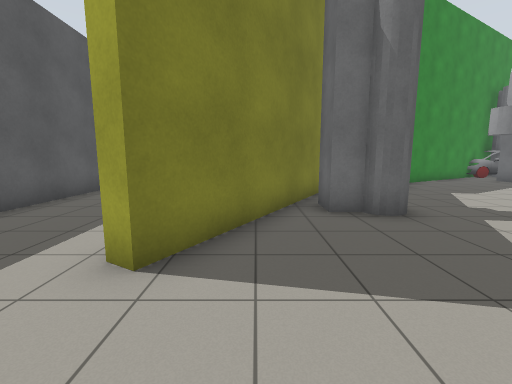
[1] (above)

20 first-person views from a walk through a world built for the Gazebo simulator. The camera is 1.2 m above the floor, tilts 8° down and sees 90° across. The floor is counted in squares, 1 m on a side. Each view is taken from the middle of a square. On the plan, view 1 faces up. The plan holds only what a view shows up to about 12 squares ahead; the rest is blank.

[2]
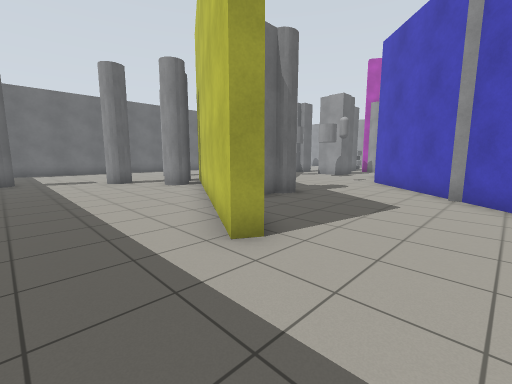

[3]
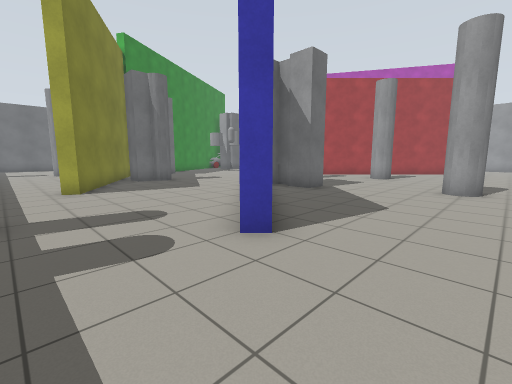

[4]
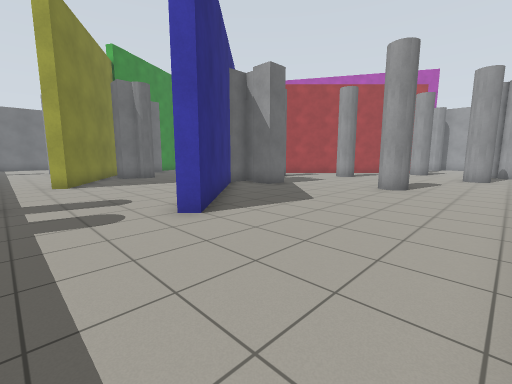

[5]
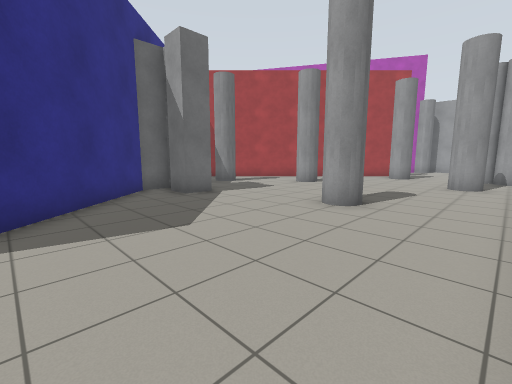

[6]
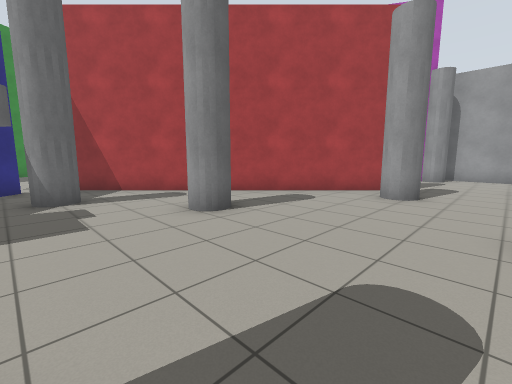

[7]
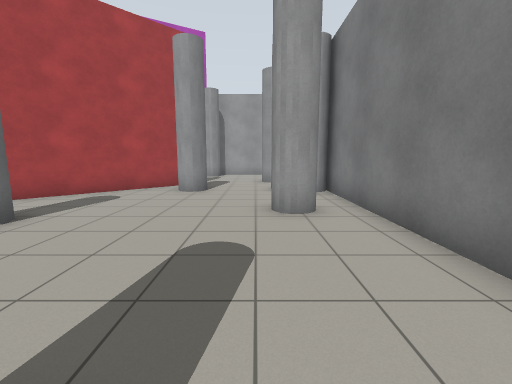

[8]
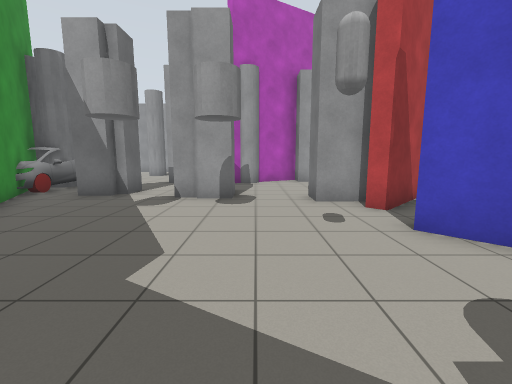

[9]
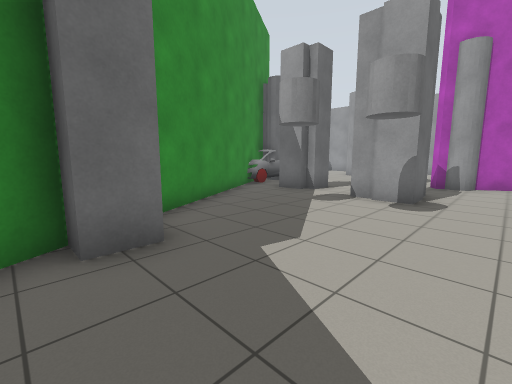

[10]
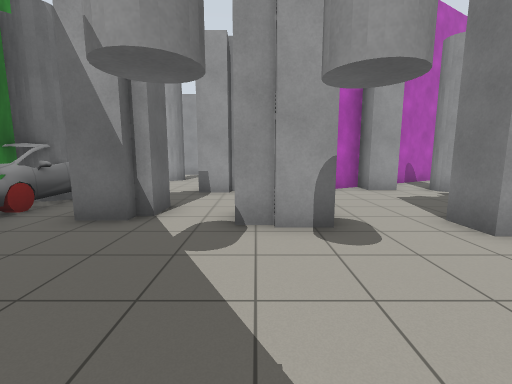

[11]
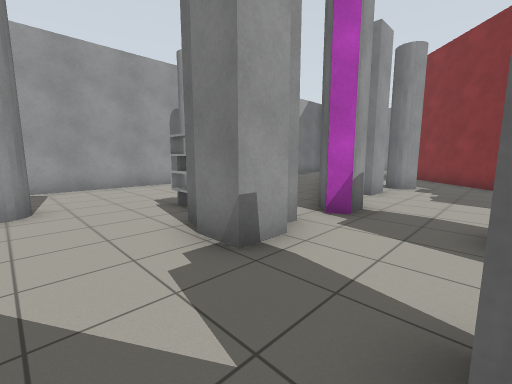

[12]
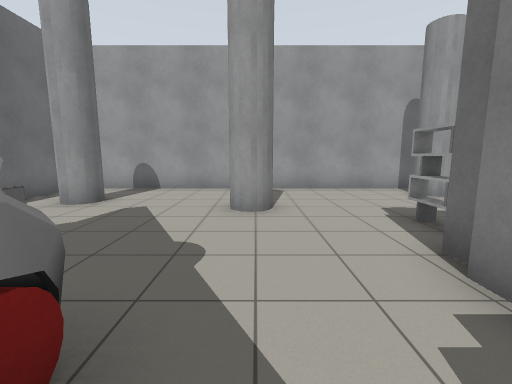

[13]
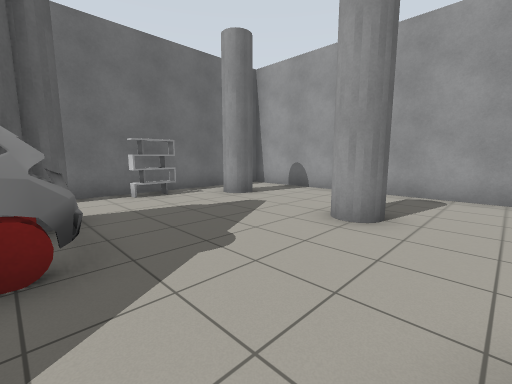

[14]
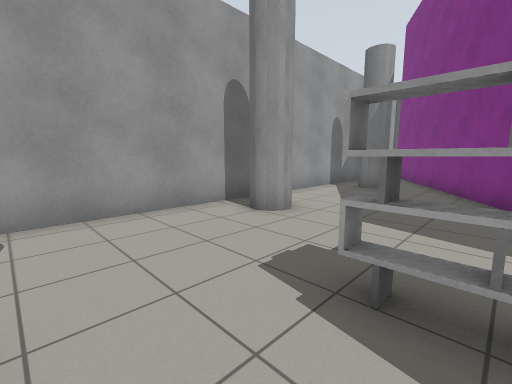

[15]
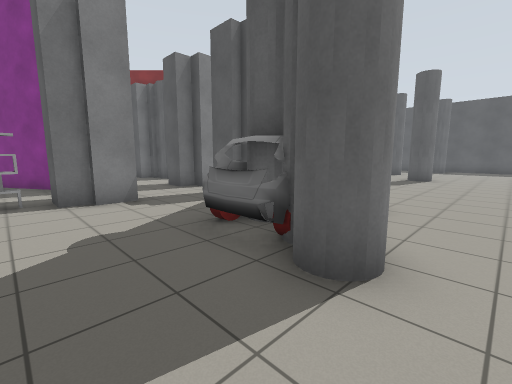

[16]
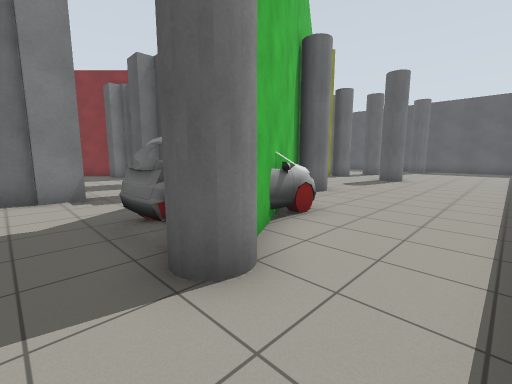

[17]
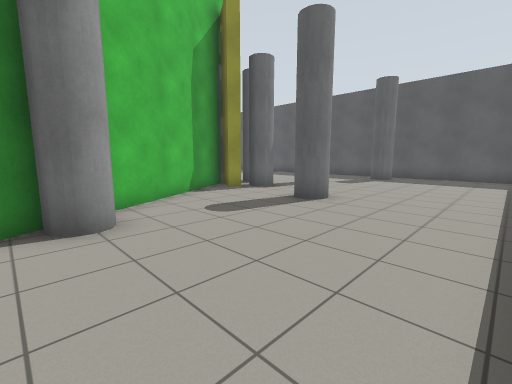

[18]
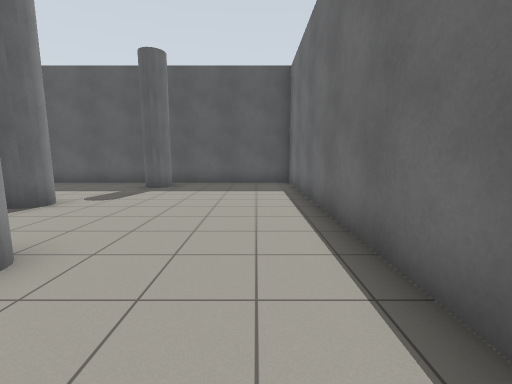

[19]
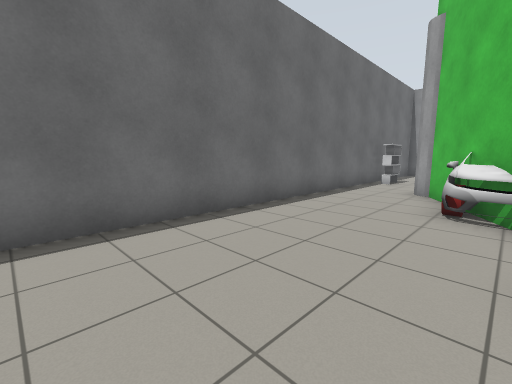

[20]
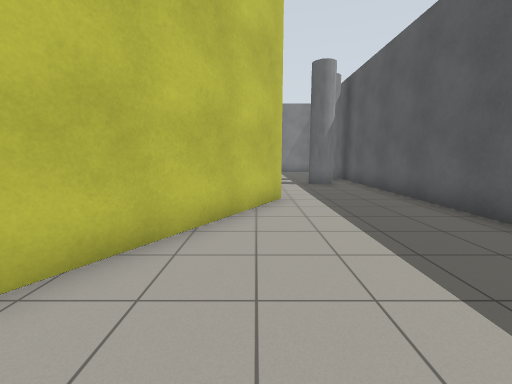

### Floor plan
Points are (right, up) in squares from view 1. A wall is a line through its corners. A room is listed if a view was taken in it or the views show most of it. See-through windows are left out.
Room 1 (views 1, 2, 3, 4, 5, 6, 7, 8, 9, 10, 11, 12, 13, 14, 15, 16, 17, 18, 19, 20)
walls: (8.5, 4.1) (7.9, 3.6); (10.7, 4) (10.7, 4.5); (13.4, 1) (15.8, -1.5); (4.5, 0.1) (-0.1, -4.4) (-0.5, -4); (4.5, 10.1) (3.9, 9.7); (3.5, -0.1) (8.1, 4.5); (2.1, 8.4) (-1.3, 2.5) (-1.7, 2.8) (2.7, 10.5); (16.7, 5.5) (15.3, 7.9) (15.7, 8.2); (16.7, 6.4) (21.4, -1.7); (3.3, 11.5) (3.7, 11.2) (2.9, 9.8) (11.3, 14.6); (11.4, 14.1) (6.4, 11.2); (19.2, 1.2) (18.3, 2.8); (13.4, 15.8) (14.4, 16.4); (14.4, 15.8) (13.6, 15.4); (17.5, -3.9) (9.6, 4.1) (9.9, 4.4); (9.4, -9.5) (16.1, -9.5); (23.5, 6.8) (23.5, 19.5) (-5.5, 19.5) (-5.5, -2.2); (23.5, 0.4) (23.5, 4.8); (23.5, -7.1) (23.5, -5.2)
objects: other object (-5, -3) to (-4, -3); pillar (-4, -1); pillar (-4, 14); pillar (0, 12) to (0, 13); pillar (1, 10) to (2, 10); grey post (2, 6) to (3, 6); pillar (2, 11) to (2, 12); pillar (3, 5); pillar (3, 15) to (4, 15); grey post (5, -1); grey post (5, 0) to (5, 1); grey post (5, 10); grey post (6, -1) to (6, 0); pillar (7, -6); pillar (9, 1); pillar (9, 14); pillar (11, -2) to (12, -2); grey post (11, 5); grey post (11, 8); pillar (12, -8) to (13, -8); grey post (12, 8) to (12, 9); grey post (12, 11) to (13, 12); car (12, 14) to (13, 16); grey post (13, 8) to (13, 9); grey post (13, 11); pillar (14, 14) to (15, 15); car (15, 14); pillar (15, 16); pillar (15, 17) to (16, 17); pillar (16, -9); pillar (16, -8) to (17, -8); pillar (16, -5) to (16, -4); pillar (16, 2) to (16, 3); grey post (16, 4) to (17, 5); pillar (16, 7); grey post (16, 9); grey post (16, 10) to (16, 11); grey post (17, 10); shelf (18, 10) to (19, 10); shelf (18, 19) to (19, 19); pillar (19, -8); pillar (20, 13); pillar (21, 17) to (21, 18); pillar (22, 2); pillar (22, 7) to (22, 8); pillar (23, -5) to (23, -4)

Positions as (right, up) in squares from view 1, and headings:
1: (0, 0), facing up
2: (-4, 0), facing up-right
3: (-3, -7), facing up-right
4: (-3, -9), facing up-right
5: (1, -9), facing up-right
6: (8, -7), facing up-right
7: (7, -7), facing right
8: (4, 7), facing right
9: (4, 6), facing up-right
10: (7, 9), facing right
11: (13, 13), facing down-right
12: (14, 13), facing right
13: (15, 11), facing up-right
14: (18, 12), facing down-right
15: (18, 18), facing down-left
16: (17, 19), facing down-left
17: (10, 19), facing down-left
18: (6, 18), facing left
19: (6, 15), facing up-right
20: (-1, 10), facing down
